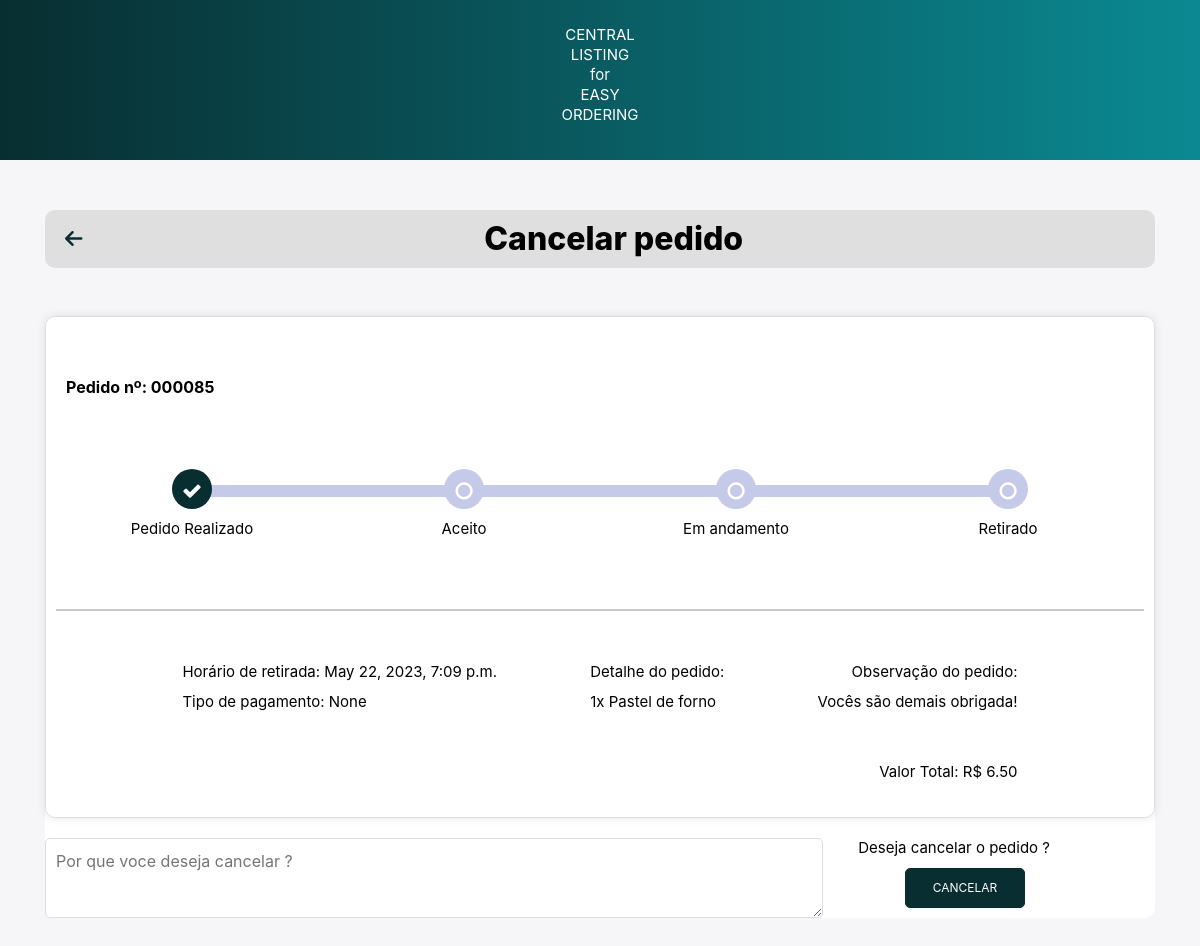
Page /cancel_order/ (signed in) on the earlier database version.
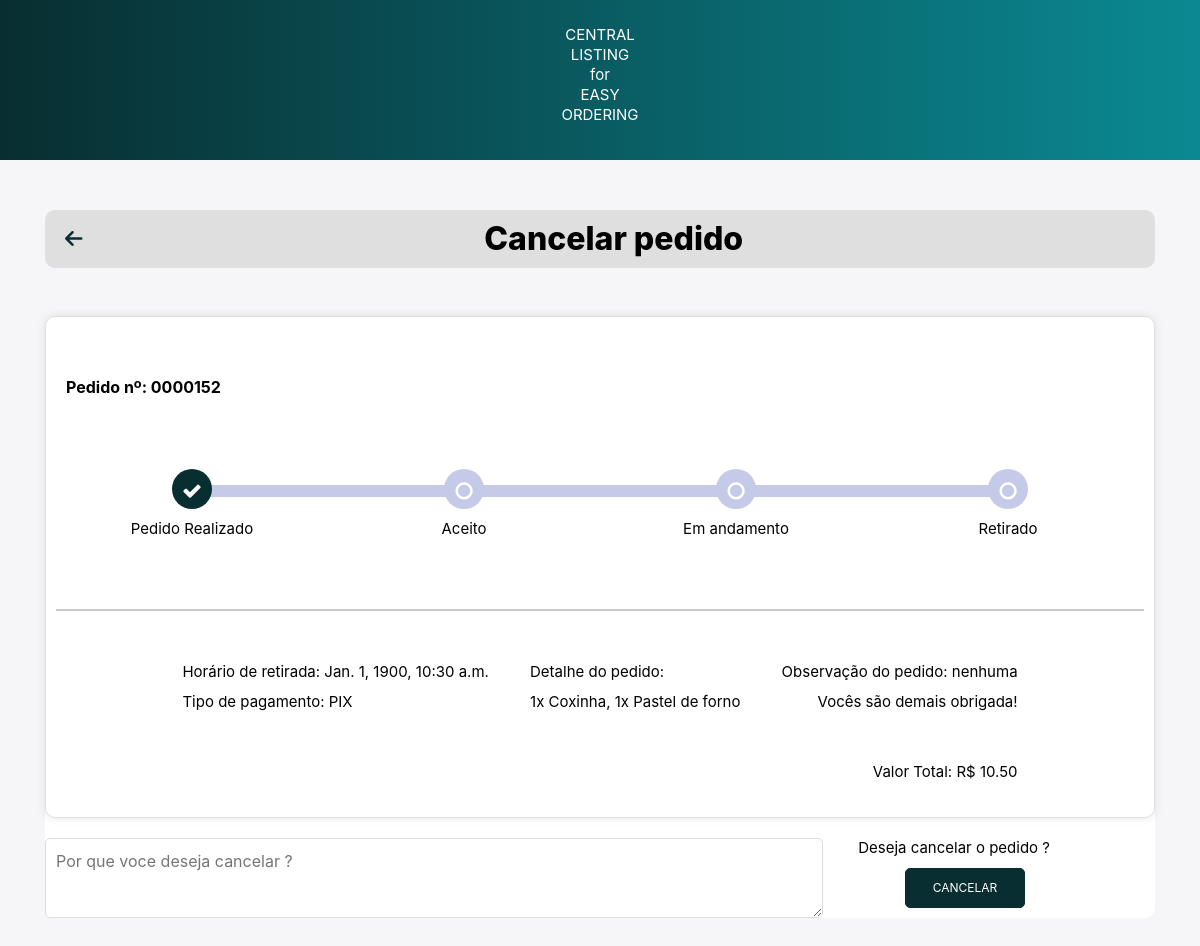
Same page on the later database version.
### main/models.py (models this page shows)
class Order(models.Model):
    PAYMENT_METHOD_CHOICES = [
        ('pix', 'PIX'),
        ('credit_card', 'Credit Card'),
    ]
    user = models.ForeignKey(User, on_delete=models.CASCADE)
    order = models.CharField(max_length=1000)
    order_datetime = models.DateTimeField()
    pickup_time = models.DateTimeField()
    total = models.DecimalField(max_digits=6, decimal_places=2)
    obs = models.TextField(blank=True)
    payment_method = models.CharField(max_length=20, choices=PAYMENT_METHOD_CHOICES, null=True)

### main/views.py (the view)
# urls.py: path('cancel_order/', views.cancel_order, name='cancel_order'),
def cancel_order(request):
    last_order = Order.objects.filter(user=request.user).last()
    if last_order is None:
        return render(request, 'error.html', {'message': 'Não há pedidos para cancelar.'})
    order_detail = {
        'pickup_time': last_order.pickup_time,
        'payment_type': last_order.get_payment_method_display(),
        'order_detail': last_order.order,
        'order_note': last_order.obs,
        'total_value': last_order.total,
        'order_id': last_order.id,
    }
    return render(request, 'cancel_order.html', order_detail)

### templates/cancel_order.html (shortened to what this page needs)
{% load static %}
<!DOCTYPE html>
<html>
<head>
    <link rel="stylesheet" href="https://cdnjs.cloudflare.com/ajax/libs/font-awesome/6.4.0/css/all.min.css" />
    <link
    rel="stylesheet"
    href="https://cdn.jsdelivr.net/npm/bootstrap@4.3.1/dist/css/bootstrap.min.css"
  />
  <link
    rel="stylesheet"
    href="https://cdnjs.cloudflare.com/ajax/libs/font-awesome/4.7.0/css/font-awesome.css"
  />
  <link rel="stylesheet" type="text/css" href="{% static './css/cancel_order.css' %}">
</head>
<body>
  <nav>
          <p>CENTRAL<br>LISTING<br>for<br>EASY<br>ORDERING</p>
  </nav>
    <div class="container">
        <div class="top-bar">
            <a id="arrow" href="{% url 'home' %}" class="back-to-home">
                <i class="fas fa-arrow-left"></i>
            </a>
            <h1 class="top-bar-title">Cancelar pedido</h1>
        </div>
    </div>
    <div class="container">
      <div class="card">
        <div class="timeline-container">
          <div class="order_number_text">
            Pedido nº: 0000{{ order_id }}</p>
          </div>
          <ul id="progressbar" class="text-center">
            <li class="step0">
              <div class="step-container">
                <p class="status-text">Pedido Realizado</p>
              </div>
            </li>
            <li class="step0">
              <div class="step-container">
                <p class="status-text">Aceito</p>
              </div>
            </li>
            <li class="step0">
              <div class="step-container">
                <p class="status-text">Em andamento</p>
              </div>
            </li>
            <li class="step0">
              <div class="step-container">
                <p class="status-text">Retirado</p>
              </div>
            </li>
          </ul>
          <br><br><br><br><br>
          <div class="track-order">
            <hr>
            <div class="row d-flex justify-content-between px-3 top">
              <div>
                <p>Horário de retirada:  {{ pickup_time }}</p>
                <p>Tipo de pagamento: {{ payment_type }}</p>
              </div>
              <div>
                <p>Detalhe do pedido:</p>
                <p> {{ order_detail }}</p>
              </div>
              <div class="d-flex flex-column text-sm-right">
                <p>Observação do pedido: {{ order_note }}</p>
                <p>Vocês são demais obrigada!</p>
                <p><br><br>Valor Total: R$ {{ total_value }}</p>
              </div>
            </div>
          </div>
        </div>
        <div class="cancel-box">
          <textarea placeholder="Por que voce deseja cancelar ?"></textarea>
          <p id="txt-cancelar">Deseja cancelar o pedido ?</p>
          <a href="{% url 'order_status' %}"><button class="btn btn-primary" id="cancel-button">Cancelar</button></a>
        </div>
      </div>
    </div>
</body>
</html>

Differences in the rows shown:
no longer on this page (row unchanged): Order: pickup_time "May 22, 2023, 7:09 p.m.", order "1x Pastel de forno", total "6.50"
added Order: pickup_time "Jan. 1, 1900, 10:30 a.m.", payment_method "PIX", order "1x Coxinha, 1x Pastel de forno", obs "nenhuma", total "10.50"
Other differences:
{{ order_id }}: "85" → "152"
{{ payment_type }}: "None" → (not shown)
